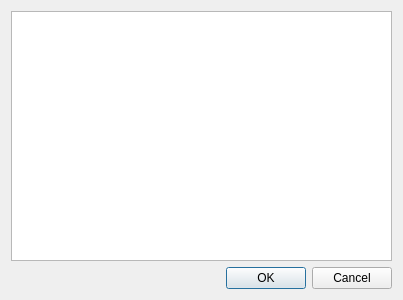
<?xml version="1.0" encoding="UTF-8"?>
<ui version="4.0">
 <class>PointSourceDialog</class>
 <widget class="QDialog" name="PointSourceDialog">
  <property name="geometry">
   <rect>
    <x>0</x>
    <y>0</y>
    <width>403</width>
    <height>300</height>
   </rect>
  </property>
  <property name="windowTitle">
   <string>Select Point Source</string>
  </property>
  <layout class="QVBoxLayout" name="verticalLayout">
   <item>
    <widget class="QListWidget" name="pointList">
     <property name="alternatingRowColors">
      <bool>true</bool>
     </property>
    </widget>
   </item>
   <item>
    <widget class="QDialogButtonBox" name="buttonBox">
     <property name="orientation">
      <enum>Qt::Horizontal</enum>
     </property>
     <property name="standardButtons">
      <set>QDialogButtonBox::Cancel|QDialogButtonBox::Ok</set>
     </property>
    </widget>
   </item>
  </layout>
 </widget>
 <resources/>
 <connections>
  <connection>
   <sender>buttonBox</sender>
   <signal>accepted()</signal>
   <receiver>PointSourceDialog</receiver>
   <slot>accept()</slot>
   <hints>
    <hint type="sourcelabel">
     <x>248</x>
     <y>254</y>
    </hint>
    <hint type="destinationlabel">
     <x>157</x>
     <y>274</y>
    </hint>
   </hints>
  </connection>
  <connection>
   <sender>buttonBox</sender>
   <signal>rejected()</signal>
   <receiver>PointSourceDialog</receiver>
   <slot>reject()</slot>
   <hints>
    <hint type="sourcelabel">
     <x>316</x>
     <y>260</y>
    </hint>
    <hint type="destinationlabel">
     <x>286</x>
     <y>274</y>
    </hint>
   </hints>
  </connection>
 </connections>
</ui>
